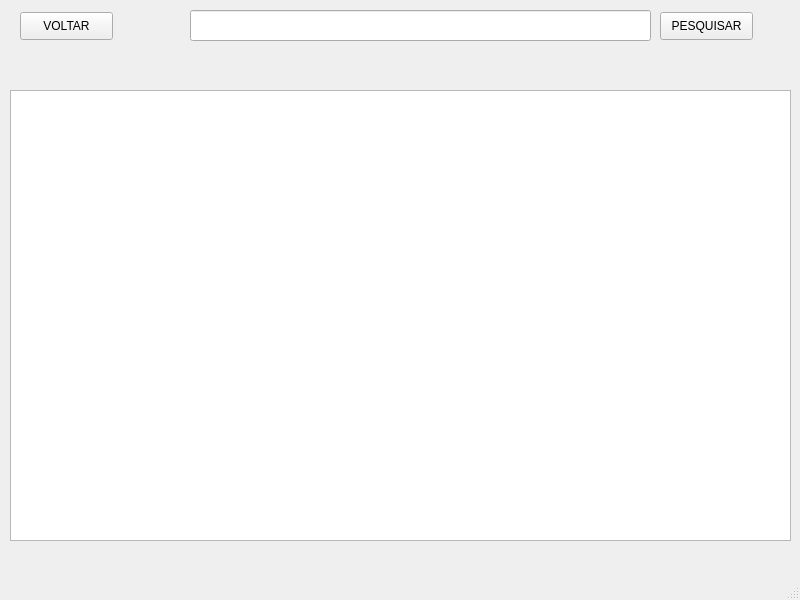
<?xml version="1.0" encoding="UTF-8"?>
<ui version="4.0">
 <class>MainWindow</class>
 <widget class="QMainWindow" name="MainWindow">
  <property name="geometry">
   <rect>
    <x>0</x>
    <y>0</y>
    <width>800</width>
    <height>600</height>
   </rect>
  </property>
  <property name="minimumSize">
   <size>
    <width>800</width>
    <height>600</height>
   </size>
  </property>
  <property name="maximumSize">
   <size>
    <width>800</width>
    <height>600</height>
   </size>
  </property>
  <property name="windowTitle">
   <string>Listagem</string>
  </property>
  <property name="styleSheet">
   <string notr="true"/>
  </property>
  <widget class="QWidget" name="centralwidget">
   <widget class="QPushButton" name="pushButton">
    <property name="geometry">
     <rect>
      <x>20</x>
      <y>12</y>
      <width>93</width>
      <height>28</height>
     </rect>
    </property>
    <property name="text">
     <string>VOLTAR</string>
    </property>
   </widget>
   <widget class="QLineEdit" name="lineEdit">
    <property name="geometry">
     <rect>
      <x>190</x>
      <y>10</y>
      <width>461</width>
      <height>31</height>
     </rect>
    </property>
    <property name="font">
     <font>
      <pointsize>10</pointsize>
     </font>
    </property>
   </widget>
   <widget class="QPushButton" name="pushButton_2">
    <property name="geometry">
     <rect>
      <x>660</x>
      <y>12</y>
      <width>93</width>
      <height>28</height>
     </rect>
    </property>
    <property name="text">
     <string>PESQUISAR</string>
    </property>
   </widget>
   <widget class="QListWidget" name="listWidget">
    <property name="geometry">
     <rect>
      <x>10</x>
      <y>90</y>
      <width>781</width>
      <height>451</height>
     </rect>
    </property>
    <property name="cursor" stdset="0">
     <cursorShape>PointingHandCursor</cursorShape>
    </property>
   </widget>
  </widget>
  <widget class="QMenuBar" name="menubar">
   <property name="geometry">
    <rect>
     <x>0</x>
     <y>0</y>
     <width>800</width>
     <height>26</height>
    </rect>
   </property>
  </widget>
  <widget class="QStatusBar" name="statusbar"/>
 </widget>
 <resources/>
 <connections/>
</ui>
